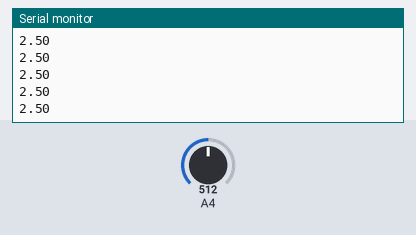
The sketch below on a simulated Arduino Uno, built with avr-gcc and run on an emulated ATmega328P. Parts: the last lines printed to the serial monitor. The test bench sets the inputs (shaded band); at power-on: A4 = 512.

Above: at 1.2 s.
1.3 s: A4 set to 716
At 1.33 s:
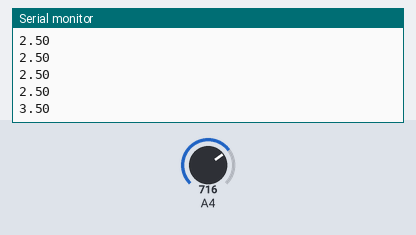
2.8 s: A4 set to 900
At 2.84 s:
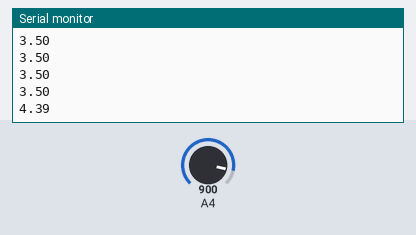
Timing chart, 0 to 5.8 s (numbered marks = the images above; inputs shaded):
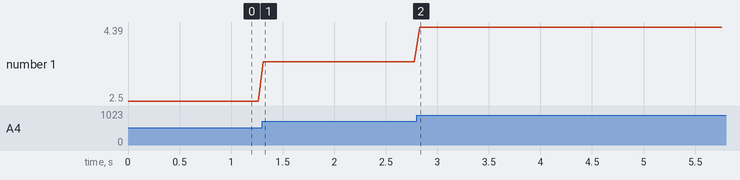

Measured:
- after the input at 1.3 s, the serial monitor: prints a new line at once (image 1)
- after the input at 2.8 s, the serial monitor: prints a new line at once (image 2)
- plotted number 1: 2.5 → 3.5 after the input at 1.3 s, 3.5 → 4.39 after the input at 2.8 s

The sketch:

ir.ino
```cpp
  float x;
void setup() {
  // put your setup code here, to run once:
  Serial.begin(9600);
}

void loop() {
  // put your main code here, to run repeatedly:
  x = analogRead(A4)*5.0/1024.0;
  Serial.println(x);
  delay(50);}
```
